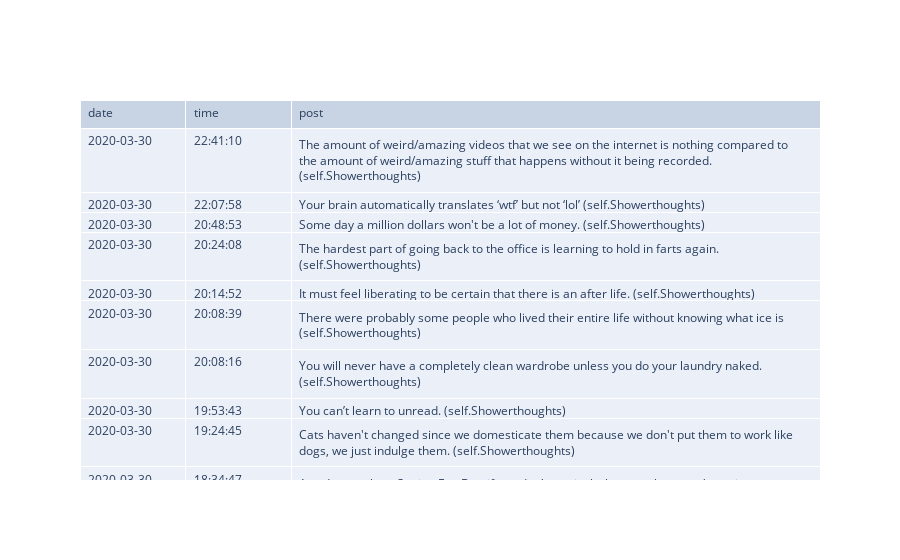

Notebook code cell kept with this figure:
### Code cell
fig = go.Figure([data])
fig

### Figure 1 — Plotly figure (JSON) as saved in the notebook; plotly's stock layout.template omitted (floating-point values rounded to 4 significant figures)
{"data": [{"cells": {"align": ["left"], "values": [["2020-03-30", "2020-03-30", "2020-03-30", "2020-03-30", "2020-03-30", "2020-03-30", "2020-03-30", "2020-03-30", "2020-03-30", "2020-03-30", "2020-03-30", "2020-03-30", "2020-03-30", "2020-03-30", "2020-03-30", "2020-03-30", "2020-03-30", "2020-03-30", "2020-03-30", "2020-03-30", "2020-03-30", "2020-03-30", "2020-03-30", "2020-03-30", "2020-03-29"], ["22:41:10", "22:07:58", "20:48:53", "20:24:08", "20:14:52", "20:08:39", "20:08:16", "19:53:43", "19:24:45", "18:34:47", "18:24:59", "18:23:17", "18:09:36", "17:14:26", "15:50:11", "15:43:05", "13:59:28", "11:39:10", "10:57:05", "09:19:49", "07:28:31", "04:42:03", "02:00:04", "01:38:48", "23:01:26"], ["The amount of weird/amazing videos that we see on the internet is nothing compared to the amount of weird/amazing stuff that happens without it being recorded. (self.Showerthoughts)", "Your brain automatically translates ‘wtf’ but not ‘lol’ (self.Showerthoughts)", "Some day a million dollars won't be a lot of money. (self.Showerthoughts)", "The hardest part of going back to the office is learning to hold in farts again. (self.Showerthoughts)", "It must feel liberating to be certain that there is an after life. (self.Showerthoughts)", "There were probably some people who lived their entire life without knowing what ice is (self.Showerthoughts)", "You will never have a completely clean wardrobe unless you do your laundry naked. (self.Showerthoughts)", "You can’t learn to unread. (self.Showerthoughts)", "Cats haven't changed since we domesticate them because we don't put them to work like dogs, we just indulge them. (self.Showerthoughts)", "Any dog can be a Seeing Eye Dog if you don't particularly care where you're going. (self.Showerthoughts)", "One thing mobile ads teach us is to look away from the screen once in a while. (self.Showerthoughts)", "Humans are the only large mammals on earth that don’t have their population controlled by hunting (self.Showerthoughts)", "Few things are more annoying than being told to calm down when you're calmed (self.Showerthoughts)", "Once the Titanic disintegrates, there will be conspiracy theorist who deny its existence. (self.Showerthoughts)", "Hollywood has done irreparable damage to historical accuracy (self.Showerthoughts)", "There are people out there bonding over their hatred of you (self.Showerthoughts)", "Learning stop, drop, and roll as a kid mad eit seem like there was going to be a lot more catching on fire as an adult than there is. (self.Showerthoughts)", "Bravery and Stupidity are the same thing, the outcome determines your label. (self.Showerthoughts)", "You’re legally allowed to throw someone ‘s ashes in the Ocean but not their corpse. (self.Showerthoughts)", "In computers we went from dark mode to light mode and then dark mode again (self.Showerthoughts)", "The half of infinity is also infinity. (self.Showerthoughts)", "If something genuinely helps humanity, but harms the big industries, chances are we will never hear of it again. (self.Showerthoughts)", "If an object is large enough, it becomes a location. (self.Showerthoughts)", "Mermaids wear bras despite not needing support under water (self.Showerthoughts)", "We don’t know what the most successful lie in history was because it is still being believed (self.Showerthoughts)"]]}, "columnwidth": [200, 200, 1000], "header": {"align": ["left"], "values": ["date", "time", "post"]}, "type": "table"}], "layout": {"autosize": true}}
